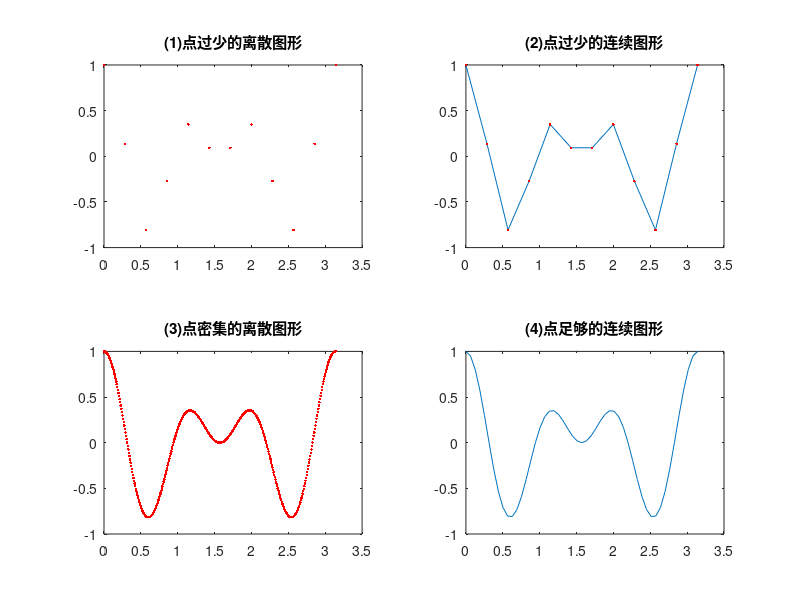

Source code (MATLAB):
close all
clear
clc
%% 4 × 4 Plot Division

%% Parameter Setting
t1 = (0:11) / 11 * pi;
t2 = (0:400) / 400 * pi;
t3 = (0:50) / 50 * pi;
y1 = cos(t1) .* cos(5 * t1);
y2 = cos(t2) .* cos(5 * t2);
y3 = cos(t3) .* cos(5 * t3);
subplot(2,2,1),plot(t1,y1,'r.')
title('(1)点过少的离散图形')
subplot(222),plot(t1,y1,t1,y1,'r.')
title('(2)点过少的连续图形')
subplot(223),plot(t2,y2,'r.')
title('(3)点密集的离散图形')
subplot(224),plot(t3,y3)
title('(4)点足够的连续图形')